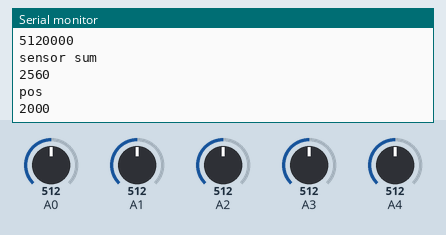
This sketch was run on a simulated Arduino Uno, built with avr-gcc and run on an emulated ATmega328P. Parts: the last lines printed to the serial monitor. The inputs (shaded band) are chosen by the test bench; at power-on: A0 = 512, A1 = 512, A2 = 512, A3 = 512, A4 = 512.

Above: at 2.8 s.
2.9 s: A0 set to 716
At 4.5 s:
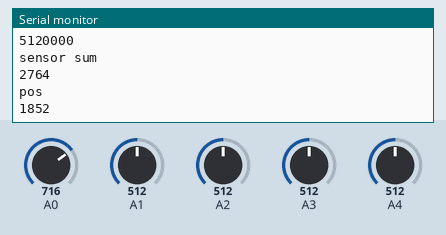
5.6 s: A1 set to 716
At 7.3 s:
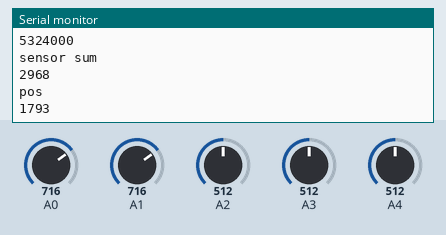
8.3 s: A2 set to 716
At 10.5 s:
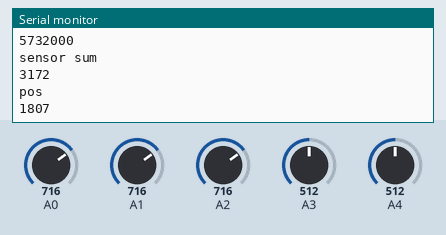
11.0 s: A3 set to 716
At 13.3 s:
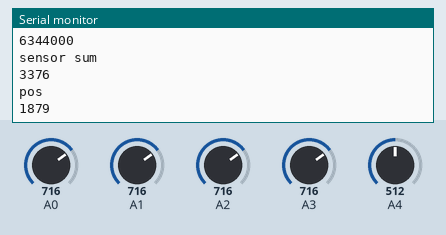
13.7 s: A4 set to 716
At 14.9 s:
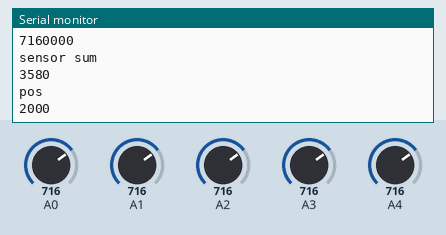
16.4 s: A0 set to 992
At 19.2 s:
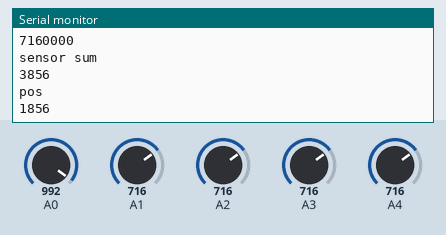
Timing chart, 0 to 20.1 s (numbered marks = the images above; inputs shaded):
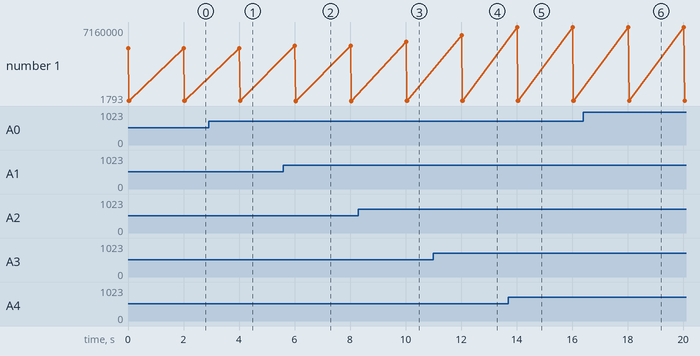

The sketch:

check_pos.ino
```cpp
long sensors_average;
int sensors_sum;
int pos;
long sensors[] = {0, 0, 0, 0, 0}; // Array used to store 5 readings for 5 sensors.
void setup()
{ Serial.begin(9600);
}
void loop()
{ sensors_average = 0;
sensors_sum = 0;
for (int i = 0; i < 5; i++)
{sensors[i] = analogRead(i);
sensors_average += sensors[i] * i * 1000; //Calculating the weighted mean
sensors_sum += int(sensors[i]);} //Calculating sum of sensor readings
pos = int(sensors_average / sensors_sum);
Serial.println("average");
Serial.println(sensors_average);
Serial.println("sensor sum");
Serial.println(sensors_sum);
Serial.println("pos");
Serial.println(pos);
Serial.println();
delay(2000);
}
```

Measured:
- after the input at 2.9 s, the serial monitor: prints a new line after 1.1 s (image 1)
- after the input at 5.6 s, the serial monitor: prints a new line after 0.42 s (image 2)
- after the input at 8.3 s, the serial monitor: prints a new line after 1.7 s (image 3)
- after the input at 11.0 s, the serial monitor: prints a new line after 1.0 s (image 4)
- after the input at 13.7 s, the serial monitor: prints a new line after 0.32 s (image 5)
- after the input at 16.4 s, the serial monitor: prints a new line after 1.6 s (image 6)
- plotted number 1: 2000 → 1852 after the input at 2.9 s, 1852 → 1793 after the input at 5.6 s, 1793 → 1807 after the input at 8.3 s, 1807 → 1879 after the input at 11.0 s, 1879 → 2000 after the input at 13.7 s
